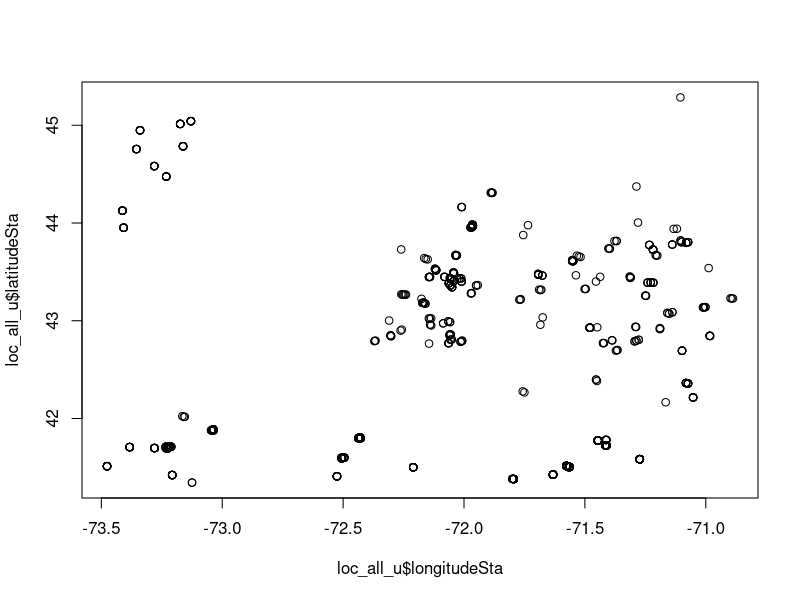

Here is the R script that generated this plot:
library(dplyr)
dat15 <- read.csv("data/data_2015.csv")
ri15 <- read.csv("data/ri_field_2015.csv")
loc_all <- dat15 %>% 
  select(waterbodyID, waterbodyName, longitudeSta, latitudeSta,orgID,state,
         sampleID,sampleDate,sampleRep)

loc_ri <- ri15 %>%
  select(waterbodyID, waterbodyName, longitudeSta, latitudeSta,orgID,state,
         sampleID,sampleDate,sampleRep)
  
loc_all <- rbind(loc_all,loc_ri)
loc_all <- loc_all[complete.cases(cbind(loc_all$longitudeSta,loc_all$latitudeSta)),]

loc_all_u <- unique(loc_all)

idx <- which(loc_all_u$longitudeSta > 0)
should_be_lat <- loc_all_u$longitudeSta[idx] 
should_be_long <-  loc_all_u$latitudeSta[idx]

loc_all_u$longitudeSta[idx] <- should_be_long 
loc_all_u$latitudeSta[idx] <- should_be_lat

idx <- which(loc_all_u$longitudeSta > 0)
loc_all_u$longitudeSta[idx] <- loc_all_u$longitudeSta[idx] * -1

plot(loc_all_u$longitudeSta,loc_all_u$latitudeSta)

write.csv(loc_all_u,"locations_2015.csv",row.names = F)

length(unique(loc_all_u$orgID))
dim(unique(loc_all_u[,c("longitudeSta","latitudeSta")]))
dim(unique(loc_all_u[,c("sampleID","sampleDate","sampleRep")]))
